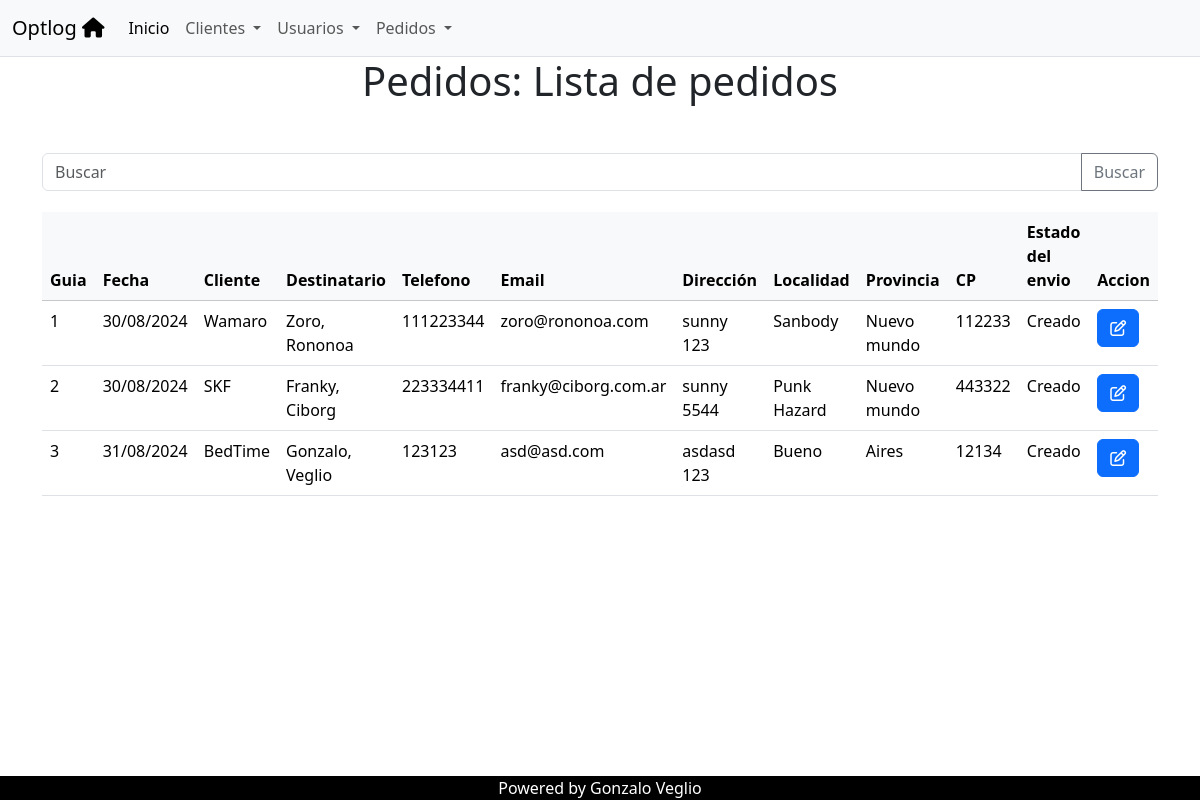
/pedidos/pedido/list, run on an earlier commit of the app's database.
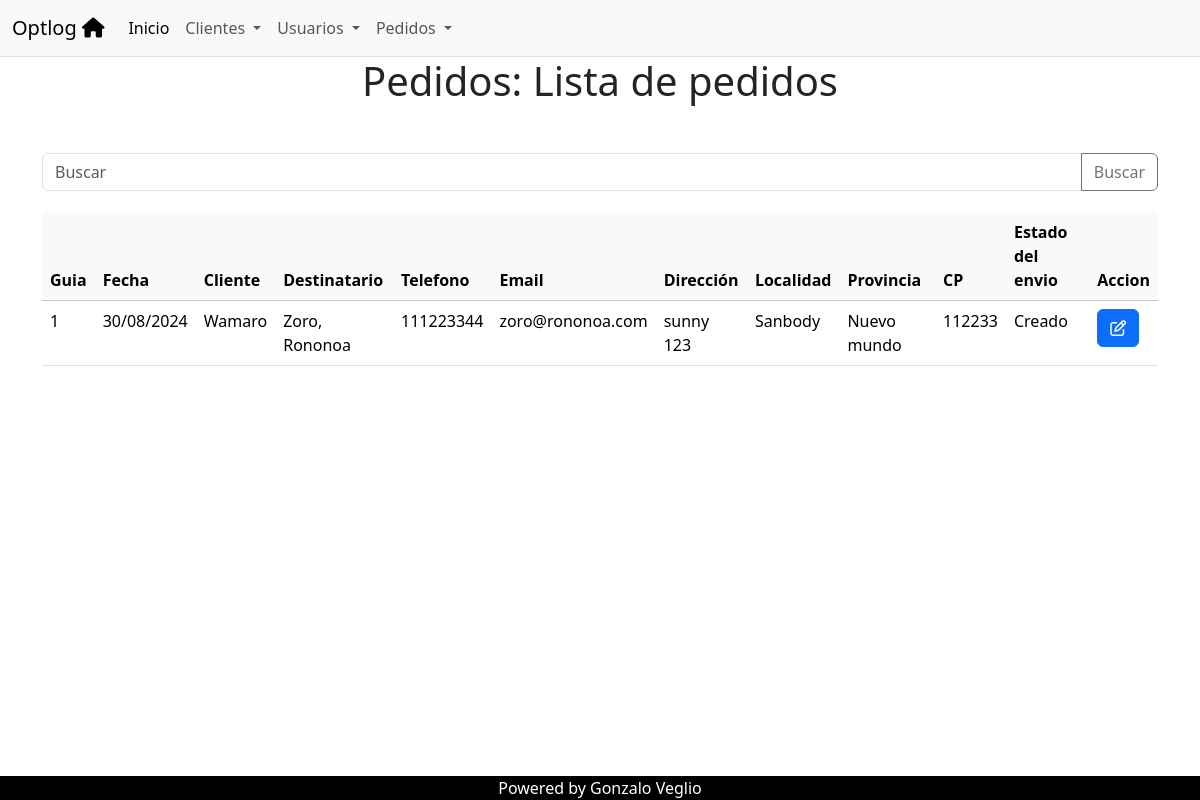
And on a later commit of the database.
### pedidos/models.py (models this page shows, shortened)
class Pedido(models.Model):
    class Estado(models.TextChoices):
        CREADO = 'Creado', 'Creado'
        RECIBIDO = 'Recibido', 'Recibido'
        EN_CAMINO = 'En camino', 'En camino'
        ENTREGADO = 'Entregado', 'Entregado'
    razon_social = models.ForeignKey(Cliente, on_delete=models.CASCADE)
    nombre_destinatario = models.CharField(max_length=100)
    apellido_destinatario = models.CharField(max_length=100)
    telefono_destinatario = models.CharField(max_length=20)
    email_destinatario = models.EmailField()
    direccion_entrega = models.CharField(max_length=200)
    ciudad_entrega = models.CharField(max_length=100)
    provincia_entrega = models.CharField(max_length=100)
    codigo_postal_entrega = models.CharField(max_length=20)
    estado = models.CharField(max_length=20, choices=Estado.choices, default=Estado.CREADO)
    creado_por = models.ForeignKey(Usuario, on_delete=models.SET_NULL, null=True)
    fecha_creacion = models.DateTimeField(auto_now_add=True)

### clientes/models.py (models this page shows)
class Cliente(models.Model):
    razon_social = models.CharField(max_length=100)
    email = models.EmailField()
    telefono = models.CharField(max_length=20, blank=True,  null=True)
    direccion = models.CharField(max_length=200, blank=True,  null=True)
    localidad = models.ForeignKey(Localidad, on_delete=models.SET_NULL, null=True)
    provincia = models.ForeignKey(Provincia, on_delete=models.SET_NULL, null=True)
    def __str__(self):
        return f"{self.razon_social}"

### pedidos/views.py (the view)
# urls.py: path('pedido/list', views.pedido_list, name='pedido_list'),
def pedido_list(request):
    query = request.GET.get('q')
    if query:
        pedidos = Pedido.objects.filter(
            Q(nombre_destinatario__icontains=query) |
            Q(apellido_destinatario__icontains=query)
        )
    else:
        pedidos = Pedido.objects.all()
    context = {"object_list": pedidos}
    return render(request, "pedidos/pedido_list.html", context)

### pedidos/templates/pedidos/pedido_list.html
{% extends 'core/base.html' %}
{% block header %}
Pedidos: Lista de pedidos
 {% endblock header %}
{% block main %}
 <form action="{% url 'pedidos:pedido_list' %}" method="get">
   <div class="input-group mb-3">
    <input type="text" class="form-control" placeholder="Buscar"  name="q">
    <button class="btn btn-outline-secondary" type="submit" id="button-addon2">Buscar</button>
  </div>
 </form>
<table class="table table-hover">
    <thead class="table-light">
        <tr>
        <th>Guia</th>
        <th>Fecha</th>
        <th>Cliente</th>
        <th>Destinatario</th>
        <th>Telefono</th>
        <th>Email</th>
        <th>Dirección</th>
        <th>Localidad</th>
        <th>Provincia</th>
        <th>CP</th>
        <th>Estado del envio</th>
        <th>Accion</th>
    </tr>
</thead>
<tbody>
    {% for object in object_list %}
    <tr>
  <td>{{object.id}}</td>
  <td>{{object.fecha_creacion | date:"d/m/Y"}}</td>
  <td>{{object.razon_social | capfirst}}</td>
  <td>{{object.nombre_destinatario | capfirst}}, {{object.apellido_destinatario | capfirst}} </td>
  <td>{{object.telefono_destinatario}}</td>
  <td>{{object.email_destinatario}}</td>
  <td>{{object.direccion_entrega}}</td>
  <td>{{object.ciudad_entrega | capfirst}}</td>
  <td>{{object.provincia_entrega | capfirst}}</td>
  <td>{{object.codigo_postal_entrega}}</td>
  <td>{{object.estado}}</td>
  <td>
    <div class="btn-group" role="group" aria-label="Basic example">
      <button type="button" class="btn btn-primary"><i class="fa fa-edit"></i> </button>
    </div>
  </td>
</tr>
{%empty%}
    <p>No hay registros</p>
        {% endfor %}
    </tbody>
</table>
{% endblock main %}

### core/templates/core/base.html (shortened to what this page needs)
<!DOCTYPE html>
<html lang="es">
    <head>
        <link href="https://cdn.jsdelivr.net/npm/bootstrap@5.3.3/dist/css/bootstrap.min.css" rel="stylesheet" />
    </head>
    <body">
        <header>
            <nav class="navbar bg-dark border-bottom navbar-expand-lg bg-body-tertiary">
 {% include 'core/componentes/navbar.html' %}
</nav>
<h1 class="text-center mb-5">
    {% block header %}
    {% endblock header %}
</h1>
</header>
<main class="container">
             <div style="display: flex;
                        flex-direction: column;
                        justify-content: center;
                        align-content: center;
                        gap: 5px; ">
                {% block main %}
                {% endblock main %}
            </div>
        </main>
        <footer>
            {% include 'core/componentes/footer.html' %}
        </footer>
    </body>
</html>

### core/templates/core/componentes/navbar.html (shortened to what this page needs)
 <div class="container-fluid">
      <a class="navbar-brand" href="#">Optlog <i class="fa fa-home"></i> </a>
      <div class="collapse navbar-collapse" id="navbarNav">
        <ul class="navbar-nav">
          <li class="nav-item">
            <a class="nav-link active" aria-current="page" href="{% url 'index' %}">Inicio</a>
          </li>
          <li class="nav-item dropdown">
            <a class="nav-link dropdown-toggle" href="{% url 'clientes:index' %}" role="button" data-bs-toggle="dropdown" aria-expanded="false">
              Clientes
            </a>
          </li>
          <li class="nav-item dropdown">
            <a class="nav-link dropdown-toggle" href="{% url 'usuarios:index' %}" role="button" data-bs-toggle="dropdown" aria-expanded="false">
              Usuarios
            </a>
          </li>
          <li class="nav-item dropdown">
            <a class="nav-link dropdown-toggle" href="{% url 'pedidos:index' %}" role="button" data-bs-toggle="dropdown" aria-expanded="false">
              Pedidos
            </a>
          </li>
        </ul>
      </div>
    </div>

### core/templates/core/componentes/footer.html
<div style="position: fixed;
          bottom: 0;
          left: 0;
          right: 0;
          background-color: black;
          color: white;
          text-align: center">
    Powered by Gonzalo Veglio
</div>

What changed in the data, as far as the page shows it:
removed Pedido: id "2", fecha_creacion "30/08/2024", razon_social "SKF", nombre_destinatario "Franky", apellido_destinatario "Ciborg", telefono_destinatario "223334411", email_destinatario "franky@ciborg.com.ar", direccion_entrega "sunny 5544", ciudad_entrega "Punk Hazard", provincia_entrega "Nuevo mundo", codigo_postal_entrega "443322", estado "Creado"
removed Pedido: id "3", fecha_creacion "31/08/2024", razon_social "BedTime", nombre_destinatario "Gonzalo", apellido_destinatario "Veglio", telefono_destinatario "123123", email_destinatario "asd@asd.com", direccion_entrega "asdasd 123", ciudad_entrega "Bueno", provincia_entrega "Aires", codigo_postal_entrega "12134", estado "Creado"
